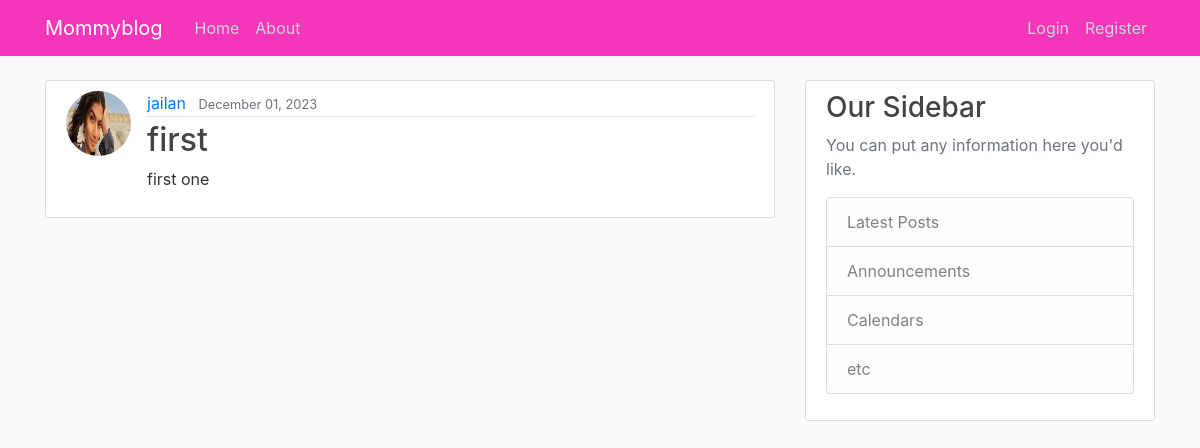
The app's page /post/1/ with its own data.
### blog/models.py (models this page shows, shortened)
class Post(models.Model):
    title = models.CharField(max_length=200)
    content = models.TextField()
    date_posted = models.DateTimeField(default=timezone.now)
    author = models.ForeignKey(User, on_delete=models.CASCADE)

### users/models.py (models this page shows, shortened)
class Profile(models.Model):
    user = models.OneToOneField(User, on_delete=models.CASCADE)
    Bio = models.CharField(max_length=1000, blank=True)
    image = models.ImageField(default='default.jpg', upload_to='profile_photos')

### blog/views.py (the view)
# urls.py: path('post/<int:pk>/', PostDetailView.as_view(), name='post-detail'),
class PostDetailView(DetailView):
    model = Post

### templates/blog/post_detail.html
{% extends "base.html" %}
{% block content %}
  <article class="media content-section">
    <img class="rounded-circle article-img" src="{{ object.author.profile.image.url }}">
    <div class="media-body">
      <div class="article-metadata">
        <a class="mr-2" href="#">{{ object.author }}</a>
        <small class="text-muted">{{ object.date_posted|date:"F d, Y" }}</small>
      </div>
      <h2 class="article-title">{{ object.title }}</h2>
      <p class="article-content">{{ object.content }}</p>
    </div>
  </article>
{% endblock content %}

### Mommyblog/static/css/main.css (style rules this page uses)
body { background: #fafafa; color: #333333; margin-top: 5rem; }
h1, h2, h3, h4, h5, h6 { color: #444444; }
.content-section { background: #ffffff; padding: 10px 20px; border: 1px solid #dddddd; border-radius: 3px; margin-bottom: 20px; }
.article-title { color: #444444; }
.article-content { white-space: pre-line; }
.article-img { height: 65px; width: 65px; margin-right: 16px; }
.article-metadata { padding-bottom: 1px; margin-bottom: 4px; border-bottom: 1px solid #e3e3e3 }

### records on screen
Post: author.profile.image (picture), author "jailan", date_posted "December 01, 2023", title "first", content "first one"
